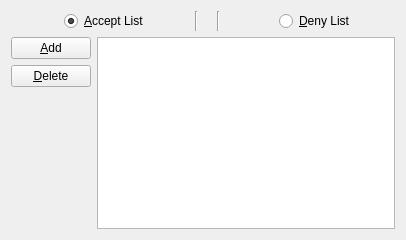
             <widget class="QWidget" name="tab_up">
              <attribute name="icon">
               <iconset resource="../Icons/icons.qrc">
                <normaloff>:/up.png</normaloff>:/up.png</iconset>
              </attribute>
              <attribute name="title">
               <string>&amp;Upload</string>
              </attribute>
              <layout class="QVBoxLayout" name="verticalLayout_17">
               <item>
                <layout class="QHBoxLayout" name="horizontalLayout_20">
                 <item>
                  <spacer name="horizontalSpacer_16">
                   <property name="orientation">
                    <enum>Qt::Horizontal</enum>
                   </property>
                   <property name="sizeHint" stdset="0">
                    <size>
                     <width>40</width>
                     <height>20</height>
                    </size>
                   </property>
                  </spacer>
                 </item>
                 <item>
                  <widget class="QLabel" name="label_21">
                   <property name="text">
                    <string/>
                   </property>
                   <property name="pixmap">
                    <pixmap resource="../Icons/icons.qrc">:/ok.png</pixmap>
                   </property>
                  </widget>
                 </item>
                 <item>
                  <widget class="QRadioButton" name="acceptlistRadioButton_2">
                   <property name="text">
                    <string>&amp;Accept List</string>
                   </property>
                   <property name="checked">
                    <bool>true</bool>
                   </property>
                  </widget>
                 </item>
                 <item>
                  <spacer name="horizontalSpacer_18">
                   <property name="orientation">
                    <enum>Qt::Horizontal</enum>
                   </property>
                   <property name="sizeType">
                    <enum>QSizePolicy::Minimum</enum>
                   </property>
                   <property name="sizeHint" stdset="0">
                    <size>
                     <width>40</width>
                     <height>20</height>
                    </size>
                   </property>
                  </spacer>
                 </item>
                 <item>
                  <widget class="Line" name="line_4">
                   <property name="orientation">
                    <enum>Qt::Vertical</enum>
                   </property>
                  </widget>
                 </item>
                 <item>
                  <widget class="QLabel" name="label_8">
                   <property name="text">
                    <string/>
                   </property>
                   <property name="pixmap">
                    <pixmap resource="../Icons/icons.qrc">:/up.png</pixmap>
                   </property>
                  </widget>
                 </item>
                 <item>
                  <widget class="Line" name="line_5">
                   <property name="orientation">
                    <enum>Qt::Vertical</enum>
                   </property>
                  </widget>
                 </item>
                 <item>
                  <spacer name="horizontalSpacer_22">
                   <property name="orientation">
                    <enum>Qt::Horizontal</enum>
                   </property>
                   <property name="sizeType">
                    <enum>QSizePolicy::Minimum</enum>
                   </property>
                   <property name="sizeHint" stdset="0">
                    <size>
                     <width>40</width>
                     <height>20</height>
                    </size>
                   </property>
                  </spacer>
                 </item>
                 <item>
                  <widget class="QLabel" name="label_22">
                   <property name="text">
                    <string/>
                   </property>
                   <property name="pixmap">
                    <pixmap resource="../Icons/icons.qrc">:/block.png</pixmap>
                   </property>
                  </widget>
                 </item>
                 <item>
                  <widget class="QRadioButton" name="denylistRadioButton_2">
                   <property name="text">
                    <string>&amp;Deny List</string>
                   </property>
                   <property name="checked">
                    <bool>false</bool>
                   </property>
                  </widget>
                 </item>
                 <item>
                  <spacer name="horizontalSpacer_14">
                   <property name="orientation">
                    <enum>Qt::Horizontal</enum>
                   </property>
                   <property name="sizeHint" stdset="0">
                    <size>
                     <width>40</width>
                     <height>20</height>
                    </size>
                   </property>
                  </spacer>
                 </item>
                </layout>
               </item>
               <item>
                <layout class="QHBoxLayout" name="horizontalLayout_22">
                 <item>
                  <layout class="QVBoxLayout" name="verticalLayout_14">
                   <item>
                    <widget class="QPushButton" name="pushButton_8">
                     <property name="toolTip">
                      <string>Add Distiller</string>
                     </property>
                     <property name="text">
                      <string>&amp;Add</string>
                     </property>
                     <property name="icon">
                      <iconset resource="../Icons/icons.qrc">
                       <normaloff>:/add.png</normaloff>:/add.png</iconset>
                     </property>
                     <property name="iconSize">
                      <size>
                       <width>32</width>
                       <height>32</height>
                      </size>
                     </property>
                    </widget>
                   </item>
                   <item>
                    <widget class="QPushButton" name="pushButton_14">
                     <property name="toolTip">
                      <string>Delete Distiller</string>
                     </property>
                     <property name="text">
                      <string>&amp;Delete</string>
                     </property>
                     <property name="icon">
                      <iconset resource="../Icons/icons.qrc">
                       <normaloff>:/delete.png</normaloff>:/delete.png</iconset>
                     </property>
                     <property name="iconSize">
                      <size>
                       <width>32</width>
                       <height>32</height>
                      </size>
                     </property>
                    </widget>
                   </item>
                   <item>
                    <spacer name="verticalSpacer_4">
                     <property name="orientation">
                      <enum>Qt::Vertical</enum>
                     </property>
                     <property name="sizeHint" stdset="0">
                      <size>
                       <width>20</width>
                       <height>40</height>
                      </size>
                     </property>
                    </spacer>
                   </item>
                  </layout>
                 </item>
                 <item>
                  <widget class="QListWidget" name="listWidget_2">
                   <property name="alternatingRowColors">
                    <bool>true</bool>
                   </property>
                   <property name="selectionBehavior">
                    <enum>QAbstractItemView::SelectRows</enum>
                   </property>
                   <property name="horizontalScrollMode">
                    <enum>QAbstractItemView::ScrollPerPixel</enum>
                   </property>
                   <property name="sortingEnabled">
                    <bool>true</bool>
                   </property>
                  </widget>
                 </item>
                </layout>
               </item>
              </layout>
             </widget>
